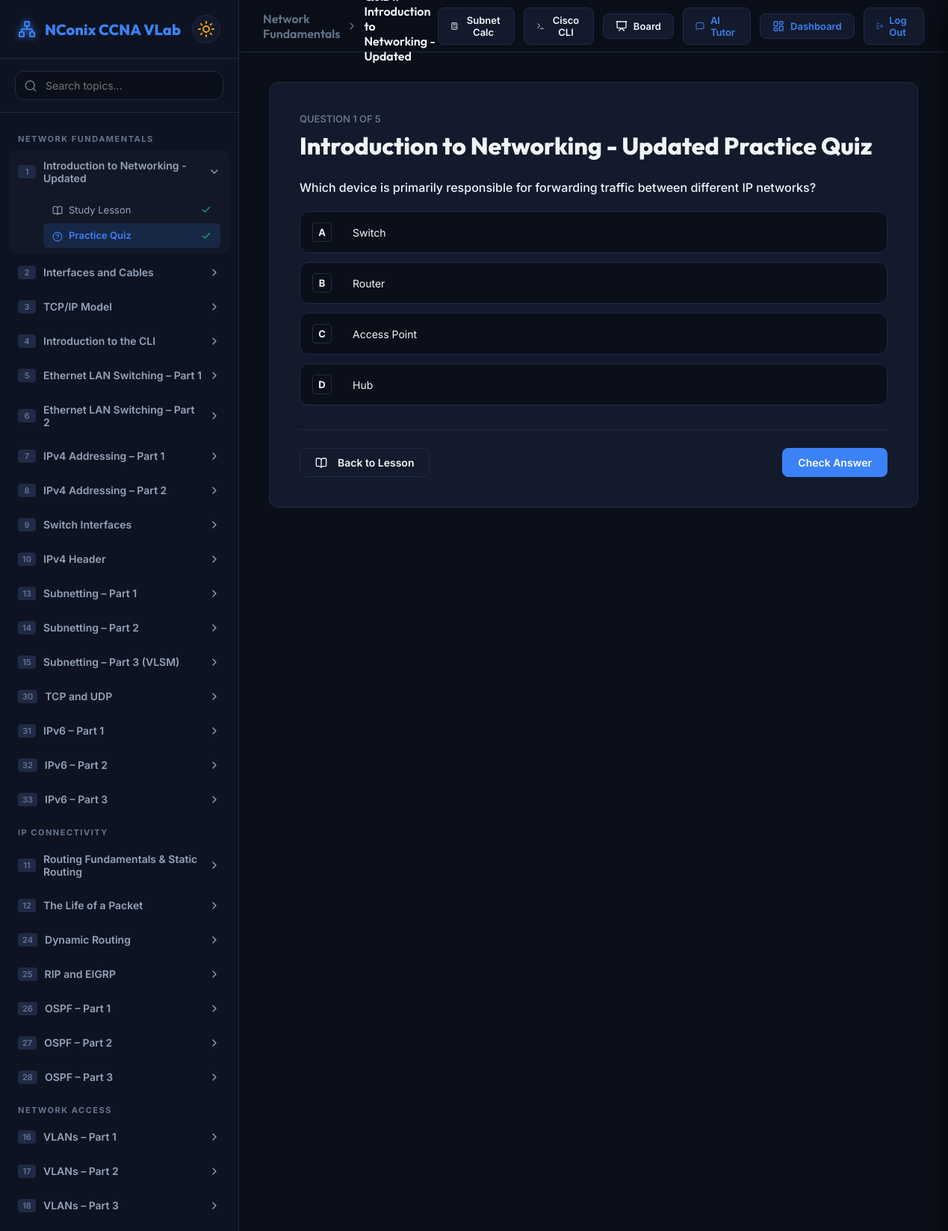
The app's page /quiz/1/ (signed in, upper part) with its own data.
### core/models.py (models this page shows, shortened)
class Domain(models.Model):
    name = models.CharField(max_length=100, unique=True)

class Topic(models.Model):
    id = models.IntegerField(primary_key=True)
    domain = models.ForeignKey(Domain, on_delete=models.CASCADE, related_name='topics')
    title = models.CharField(max_length=200)
    objectives = models.JSONField(default=list)  # list of strings
    lesson_content = models.TextField()  # markdown
    class Meta:
        ordering = ['id']

### core/views.py (the view)
# urls.py: path('quiz/<int:topic_id>/', views.quiz_view, name='quiz'),
@login_required
def quiz_view(request, topic_id):
    topic = get_object_or_404(Topic, id=topic_id)
    if hasattr(request.user, 'profile') and not request.user.profile.has_access_to_topic(topic_id):
        sidebar_domains = get_sidebar_data(request.user)
        return render(request, 'core/topic_locked.html', {
            'topic': topic,
            'sidebar_domains': sidebar_domains,
        })
    questions = list(topic.questions.all())
    serialized_questions = []
    for q in questions:
        serialized_questions.append({
            'question': q.question_text,
            'options': q.options,
            'correctIndex': q.correct_index,
            'explanation': q.explanation
        })
    sidebar_domains = get_sidebar_data(request.user)
    context = {
        'topic': topic,
        'current_topic_id': topic_id,
        'questions_json': json.dumps(serialized_questions),
        'sidebar_domains': sidebar_domains,
        'active_page': 'quiz',
    }
    return render(request, 'core/quiz.html', context)

### core/context_processors.py (called while the page is built)
def additional_topics(request):
    return {
        'additional_topics': AdditionalTopic.objects.all().order_by('created_at')
    }

### core/models.py (called while the page is built)
    def has_access_to_topic(self, topic_id):
        if self.role == 'admin':
            return True
        if self.unlock_all_topics:
            return True
        try:
            return int(topic_id) in (self.allowed_topics or [])
        except (ValueError, TypeError):
            return False

### core/templates/core/quiz.html (shortened to what this page needs)
{% extends 'core/base.html' %}
{% block breadcrumbs %}
  <span class="breadcrumb-root">{{ topic.domain.name }}</span>
  <span class="breadcrumb-separator"><i data-lucide="chevron-right"></i></span>
  <span class="breadcrumb-current">Quiz {{ topic.id }}: {{ topic.title }}</span>
{% endblock %}
{% block content %}
<div id="quizContainer">
</div>
{% endblock %}

### core/templates/core/base.html (shortened to what this page needs)
{% load static %}
<!DOCTYPE html>
<html lang="en" data-theme="dark">
<head>
  <link rel="stylesheet" href="{% static 'core/styles.css' %}">
</head>
<body>
  <div class="app-container">
    <aside class="sidebar" id="sidebar">
      <div class="sidebar-header">
        <a href="{% url 'dashboard' %}" class="logo" style="text-decoration: none;">
          <i data-lucide="network" class="logo-icon"></i>
          <span>NConix CCNA <span class="accent-text">VLab</span></span>
        </a>
        <button class="theme-toggle" id="themeToggleBtn" title="Toggle Light/Dark Mode">
          <i data-lucide="sun" class="sun-icon"></i>
        </button>
      </div>
      <div class="search-box">
        <i data-lucide="search" class="search-icon"></i>
        <input type="text" id="searchInput" placeholder="Search topics...">
      </div>
      <nav class="navigation">
        <div class="nav-list" id="navList">
          {% if user.is_authenticated %}
            {% for domain in sidebar_domains %}
              <div class="nav-section-title">{{ domain.name|upper }}</div>
              {% for topic in domain.topics %}
                <div class="chapter-item {% if active_page == 'lesson' or active_page == 'quiz' %}{% if topic.id == current_topic_id %}expanded{% endif %}{% endif %}" id="chapter-{{ topic.id }}" data-title="{{ topic.title }}">
                  <div class="chapter-header">
                    <div class="chapter-title-container">
                      <span class="chapter-number">{{ topic.id }}</span>
                      <span {% if topic.locked %}style="color: var(--text-muted);"{% endif %}>{{ topic.title }}</span>
                    </div>
                    {% if topic.locked %}
                      <i data-lucide="lock" class="chapter-chevron" style="color: var(--text-muted); transform: none !important;"></i>
                    {% else %}
                      <i data-lucide="chevron-right" class="chapter-chevron"></i>
                    {% endif %}
                  </div>
                  <div class="chapter-children">
                    {% if topic.locked %}
                      <div class="nav-sub-item disabled-nav-item" style="opacity: 0.4; cursor: not-allowed; pointer-events: none; padding-left: 20px;">
                        <span><i data-lucide="lock" class="sub-item-icon"></i>Study Lesson (Locked)</span>
                      </div>
                      <div class="nav-sub-item disabled-nav-item" style="opacity: 0.4; cursor: not-allowed; pointer-events: none; padding-left: 20px;">
                        <span><i data-lucide="lock" class="sub-item-icon"></i>Practice Quiz (Locked)</span>
                      </div>
                    {% else %}
                      <a href="{% url 'lesson' topic.id %}" class="nav-sub-item  {% if topic.lesson_completed %}completed{% endif %}" id="nav-lesson-{{ topic.id }}">
                        <span><i data-lucide="book-open" class="sub-item-icon"></i>Study Lesson</span>
                        <i data-lucide="check" class="nav-check"></i>
                      </a>
                      <a href="{% url 'quiz' topic.id %}" class="nav-sub-item {% if active_page == 'quiz' and topic.id == current_topic_id %}active{% endif %} {% if topic.quiz_completed %}completed{% endif %}" id="nav-quiz-{{ topic.id }}">
                        <span><i data-lucide="help-circle" class="sub-item-icon"></i>Practice Quiz</span>
                        <i data-lucide="check" class="nav-check"></i>
                      </a>
                    {% endif %}
                  </div>
                </div>
              {% endfor %}
            {% endfor %}
          {% endif %}
        </div>
      </nav>
    </aside>
    <main class="workspace">
      <header class="header">
        <div class="header-breadcrumbs">
          {% block breadcrumbs %}{% endblock %}
        </div>
        <div class="header-actions">
          <button class="header-btn" id="toolSubnetBtn" title="Subnetting Calculator">
            <i data-lucide="calculator"></i>
            <span>Subnet Calc</span>
          </button>
          <button class="header-btn" id="toolCliBtn" title="Cisco IOS CLI Simulator">
            <i data-lucide="terminal"></i>
            <span>Cisco CLI</span>
          </button>
          {% if user.is_authenticated %}
            {% if active_page != 'admin_board' %}
              <button class="header-btn" id="toolBoardBtn" title="Live Shared Whiteboard" style="position: relative;">
                <i data-lucide="presentation"></i>
                <span>Board</span>
              </button>
            {% endif %}
            <a href="{% url 'tutor_bot' %}" class="header-btn {% if active_page == 'tutor_bot' %}highlight-btn{% endif %}" title="AI Networking Tutor" style="text-decoration: none;">
              <i data-lucide="message-square"></i>
              <span>AI Tutor</span>
            </a>
            <a href="{% url 'dashboard' %}" class="header-btn {% if active_page == 'dashboard' %}highlight-btn{% endif %}" style="text-decoration: none;">
              <i data-lucide="layout-dashboard"></i>
              <span>Dashboard</span>
            </a>
            <a href="{% url 'logout' %}" class="header-btn" title="Log Out" style="text-decoration: none;">
              <i data-lucide="log-out"></i>
              <span>Log Out</span>
            </a>
          {% endif %}
        </div>
      </header>
      <div class="viewport" id="viewport">
        {% block content %}{% endblock %}
      </div>
    </main>
  </div>
</body>
</html>

### records on screen
Domain: name "NETWORK FUNDAMENTALS"
Topic: title "Introduction to Networking - Updated", domain.name "Network Fundamentals", title "Introduction to Networking - Updated"
Topic: title "Interfaces and Cables"
Topic: title "TCP/IP Model"
Topic: title "Introduction to the CLI"
Topic: title "Ethernet LAN Switching – Part 1"
Topic: title "Ethernet LAN Switching – Part 2"
Topic: title "IPv4 Addressing – Part 1"
Topic: title "IPv4 Addressing – Part 2"
Topic: title "Switch Interfaces"
Topic: title "IPv4 Header"
Topic: title "Subnetting – Part 1"
Topic: title "Subnetting – Part 2"
Topic: title "Subnetting – Part 3 (VLSM)"
Topic: title "TCP and UDP"
Topic: title "IPv6 – Part 1"
Topic: title "IPv6 – Part 2"
Topic: title "IPv6 – Part 3"
Domain: name "IP CONNECTIVITY"
Topic: title "Routing Fundamentals & Static Routing"
Topic: title "The Life of a Packet"
Topic: title "Dynamic Routing"
Topic: title "RIP and EIGRP"
Topic: title "OSPF – Part 1"
Topic: title "OSPF – Part 2"
Topic: title "OSPF – Part 3"
Domain: name "NETWORK ACCESS"
Topic: title "VLANs – Part 1"
Topic: title "VLANs – Part 2"
Topic: title "VLANs – Part 3"

### other values on screen
{{ topic.id }} "1" "2" "3" "4" "5" "6" "7" "8" "9" "10" "13" "14" "15" "30" "31" "32" "33" "11" "12" "24" "25" "26" "27" "28" "16" "17" "18"
